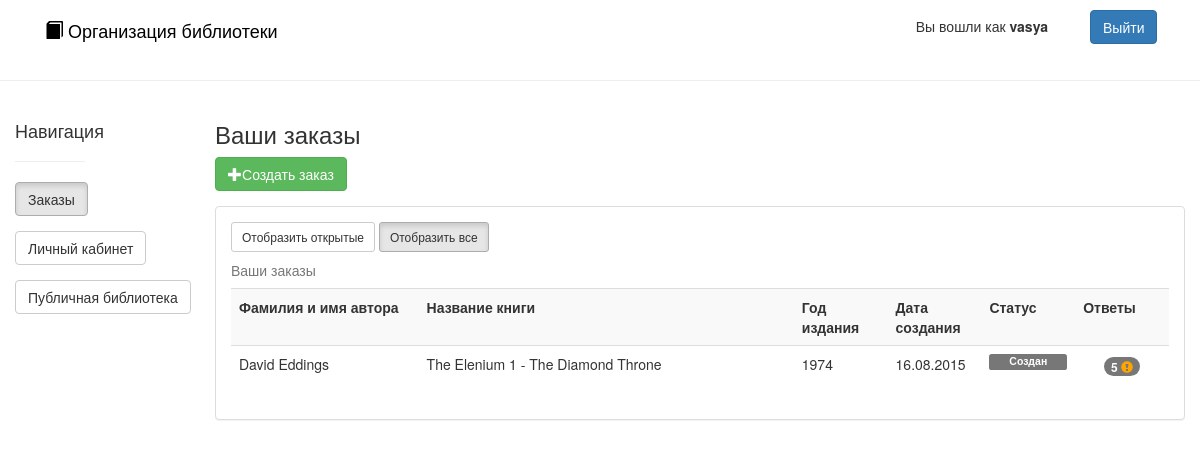
The app's page /orders (signed in), older data.
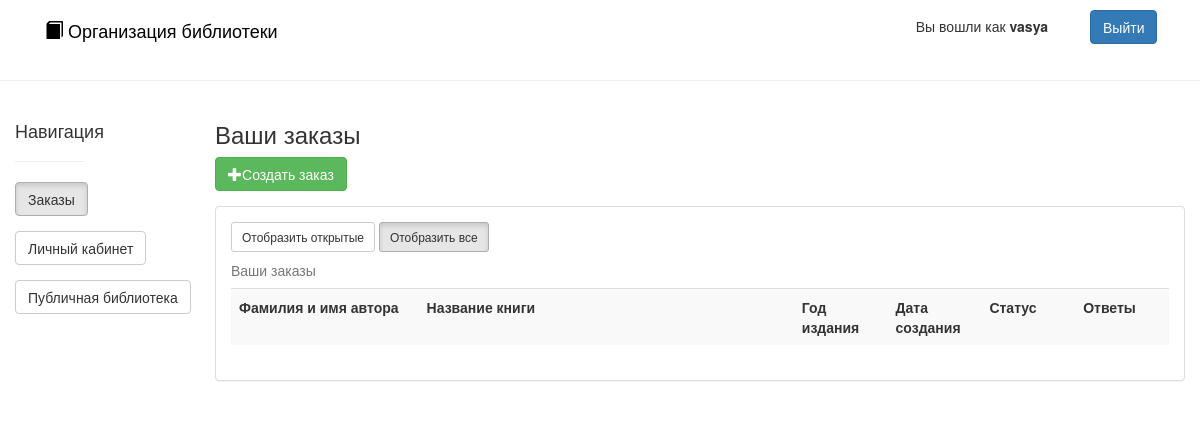
The same page, newer data.
### app/models/User.py (models this page shows, shortened)
class User(db.Model, UserMixin):
    login = db.Column('login', db.String(30), primary_key=True, nullable=False)
    password = db.Column('password', db.String(30), nullable=False)
    email = db.Column('email', db.String(100), nullable=False)
    is_admin = db.Column('is_admin', db.Boolean, nullable=False)
    books = db.relationship('Book',
                            secondary=users_books,
                            primaryjoin=(users_books.c.user_login == login),
                            backref=db.backref('users_books', lazy='dynamic'),
                            lazy='dynamic')
    orders = db.relationship('Order')
    @classmethod
    def get(cls, id):
        return cls.query.get(id)

### app/models/Order.py (models this page shows, shortened)
class Order(db.Model):
    id = db.Column('id', db.String(36), primary_key=True, nullable=False)
    author = db.Column('author', db.Integer, nullable=False)
    name = db.Column('name', db.String(300), nullable=False)
    year = db.Column('year', db.Integer, nullable=True)
    create_date = db.Column('create_date', db.DateTime, nullable=False)
    user_login = db.Column(db.String(30), ForeignKey('user.login'), nullable=False)
    user = relationship('User')
    status_id = db.Column(db.Integer, ForeignKey('order_status.id'), nullable=False)
    status = relationship('OrderStatus')
    book_id = db.Column(db.String(36), ForeignKey('book.id'), nullable=True)
    book = relationship('Book')
    comments = relationship('Comment')

### app/models/OrderStatus.py (models this page shows, shortened)
class OrderStatus(db.Model):
    __table_args__ = {'sqlite_autoincrement': True}
    id = db.Column('id', db.Integer, primary_key=True, nullable=False)
    status = db.Column('status', db.String(50), nullable=False)

### app/controllers/OrdersController.py (the view)
@app.route("/orders", methods=['GET', 'POST'])
@login_required
def orders():
    if request.method == 'GET':
        ods = current_user.orders
        return render_template('order/orders.html', orders=ods, any_comments=any_comments)

### app/controllers/LoginController.py (called while the page is built)
@login_manager.user_loader
def load_user(lgn):
    return User.get(lgn)

### app/controllers/OrdersController.py (called while the page is built)
def any_comments(o):
    return any([c.unread for c in o.comments])

### templates/order/orders.html (shortened to what this page needs)
{% extends "layout.html" %}
{% block body %}
<div class="container col-md-1">
    <h4  style="margin-top: 20px;">Навигация</h4>
    <hr>
    <div class="form-group">
        <a type="text" class="btn btn-default active" href=" {{ url_for('orders') }}">Заказы</a>
    </div>
    <div class="form-group">
        <a type="text" class="btn btn-default" href="{{ url_for('main') }}">Личный кабинет</a>
    </div>
   <div class="form-group">
        <a type="text" class="btn btn-default" href="{{ url_for('public') }}">Публичная библиотека</a>
    </div>
</div>
<div class="container col-md-10 col-md-offset-1">
    <h3>Ваши заказы</h3>
     <div class="form-group">
        <a type="text" class="btn btn-success" href=" {{ url_for('order_create') }}"> <span class="glyphicon glyphicon-plus" aria-hidden="true"></span>Создать заказ</a>
    </div>
    <div class="panel panel-default">
            <div class="panel-body">
                <a type="text" class="btn btn-sm btn-default" id="display-open">Отобразить открытые</a>
                <a type="text" class="btn btn-sm btn-default active" id="display-all">Отобразить все</a>
                <table class="table table-striped" id="orders" >
                    <caption>Ваши заказы</caption>
                    <tr>
                        <th width="20%">Фамилия и имя автора</th>
                        <th width="40%">Название книги</th>
                        <th width="10%">Год издания</th>
                        <th width="10%">Дата создания</th>
                        <th width="10%">Статус</th>
                        <th width="10%">Ответы</th>
                    </tr>
                    {% for o in orders %}
                    <tr {% if o.status.id > 1 %} resolved {% endif %}>
                        <td>{{ o.author }}</td>
                        <td>{{ o.name }}</td>
                        <td>{{ o.year }}</td>
                        <td>{{ o.create_date.strftime('%d.%m.%Y') }}</td>
                        <td>
                            <span class="label
                                {% if o.status.id == 0 %}
                                    label-default
                                {% elif o.status.id == 1 %}
                                    label-info
                                {% elif o.status.id == 2 %}
                                    label-success
                                {% elif o.status.id == 3 %}
                                    label-danger
                                {% endif %}
                                 col-md-12">
                                {{ o.status.status }}
                            </span>
                        </td>
                        <td align="center">
                            <a href="{{ url_for('order', order_id=o.id) }}">
                                <span class="badge">
                                    {{ o.comments.__len__() if o.comments else 0 }}
                                    {% if any_comments(o) %}
                                    <span class="glyphicon glyphicon-exclamation-sign" style="color: orange;"></span>
                                    {% endif %}
                                </span>
                            </a>
                        </td>
                    </tr>
                    {% endfor %}
                </table>
            </div>
    </div>
</div>
{% endblock %}

### templates/layout.html (shortened to what this page needs)
<!DOCTYPE html>
<head>
    <link href="/static/css/bootstrap.min.css" rel="stylesheet">
</head>
<body>
    <header class="navbar navbar-static-top" style="margin-top: 10px;">
        <div class="container">
            <div class="col-md-8">
                <a href="{{ url_for('main') }}" style="color:black; text-decoration: none;">
                    <h4><span class="glyphicon glyphicon-book" aria-hidden="true"></span> Организация библиотеки</h4>
                </a>
            </div>
            {% if current_user.is_authenticated() %}
            <div class="col-md-3 text-right">
                <a class="btn btn-default"
                    style="border: none;">Вы вошли как <b>{{ current_user.login }}</b>
                </a>
            </div>
            <div class="col-md-1">
                <a class="btn btn-primary" href=" {{ url_for('logout') }}">Выйти</a>
            </div>
            {% endif %}
        </div>
    </header>
    <hr>
    {% block body %}{% endblock %}
</body>
</html>

Row changes from the older to the newer data that the page shows:
removed Order: author "David Eddings", name "The Elenium 1 - The Diamond Throne", year "1974", create_date "16.08.2015", status.status "Создан", comments "5"
